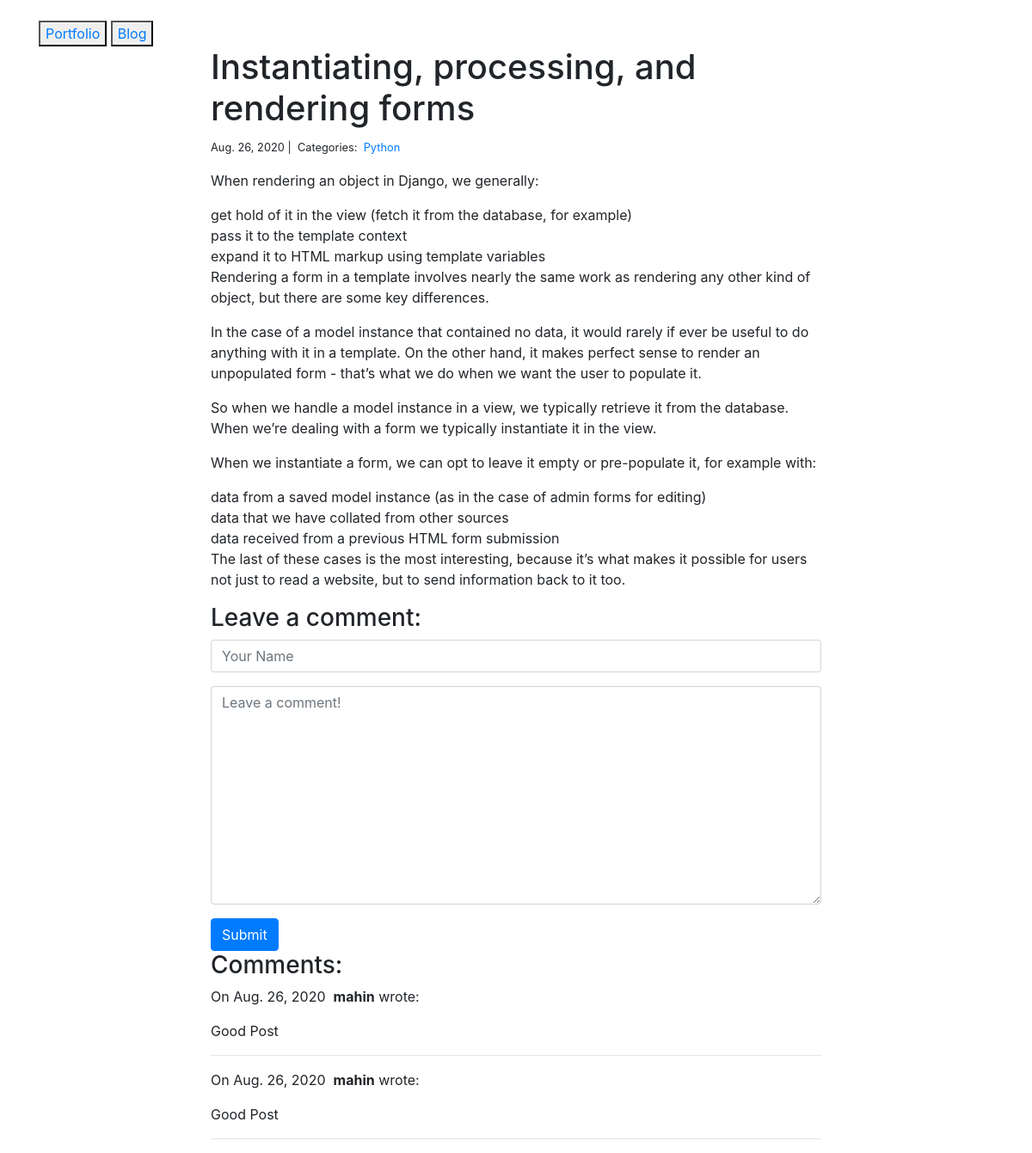
Page /blog/1/ on the committed database.
### blog/models.py (models this page shows)
class Post(models.Model):
    title=models.CharField(max_length=255)
    body=models.TextField()
    created_on=models.DateTimeField(auto_now_add=True)
    last_modified=models.DateTimeField(auto_now=True)
    categories=models.ManyToManyField('Category', related_name='posts')

class Category(models.Model):
    name=models.CharField(max_length=20)

class Comment(models.Model):
    author=models.CharField(max_length=80)
    body=models.TextField()
    created_on=models.DateTimeField(auto_now_add=True)
    post=models.ForeignKey('Post', on_delete=models.CASCADE)

### blog/views.py (the view, shortened to what this page needs)
# urls.py: path("<int:pk>/", views.blog_detail, name="blog_detail"),
def blog_detail(request, pk):
    post = Post.objects.get(pk=pk)
    form = CommentForm()
    comments = Comment.objects.filter(post=post)
    context = {
        "post": post,
        "comments": comments,
        "form": form,
    }
    return render(request, "blog_detail.html", context)

### blog/forms.py
class CommentForm(forms.Form):
    author = forms.CharField(
        max_length=60,
        widget=forms.TextInput(attrs={
            "class": "form-control",
            "placeholder": "Your Name"
        })
    )
    body = forms.CharField(widget=forms.Textarea(
        attrs={
            "class": "form-control",
            "placeholder": "Leave a comment!"
        })
    )

### templates/blog_detail.html (shortened to what this page needs)
{% extends "base.html" %}
{% block page_content %}
<div class="col-md-8 offset-md-2">
    <h1>{{ post.title }}</h1>
    <small>
        {{ post.created_on.date }} |&nbsp;
        Categories:&nbsp;
        {% for category in post.categories.all %}
        <a href="{% url 'blog_category' category.name %}">
            {{ category.name }}
        </a>&nbsp;
        {% endfor %}
    </small>
    <p>{{ post.body | linebreaks }}</p>
    <h3>Leave a comment:</h3>
    <form action="/blog/{{ post.pk }}/" method="post">
        <div class="form-group">
            {{ form.author }}
        </div>
        <div class="form-group">
            {{ form.body }}
        </div>
        <button type="submit" class="btn btn-primary">Submit</button>
    </form>
    <h3>Comments:</h3>
    {% for comment in comments %}
    <p>
        On {{comment.created_on.date }}&nbsp;
        <b>{{ comment.author }}</b> wrote:
    </p>
    <p>{{ comment.body }}</p>
    <hr>
    {% endfor %}
</div>
{% endblock %}

### rows in the picture
Post: title "Instantiating, processing, and rendering forms", created_on "Aug. 26, 2020", body "When rendering an object in Django, we generally: get hold of it in the view (fetch it from the database, for example) pass it to the template context expand it to HTML markup using template variables Rendering a form in a template involves nearly the same work as rendering any other kind of object, but there are some key differences. In the case of a model instance that contained no data, it would rarely if ever be useful to do anything with it in a template. On the other hand, it makes perfect sense to render an unpopulated form - that’s what we do when we want the user to populate it. So when we handle a model instance in a view, we typically retrieve it from the database. When we’re…"
Category: name "Python"
Comment: created_on "Aug. 26, 2020", author "mahin", body "Good Post"
Comment: created_on "Aug. 26, 2020", author "mahin", body "Good Post"
